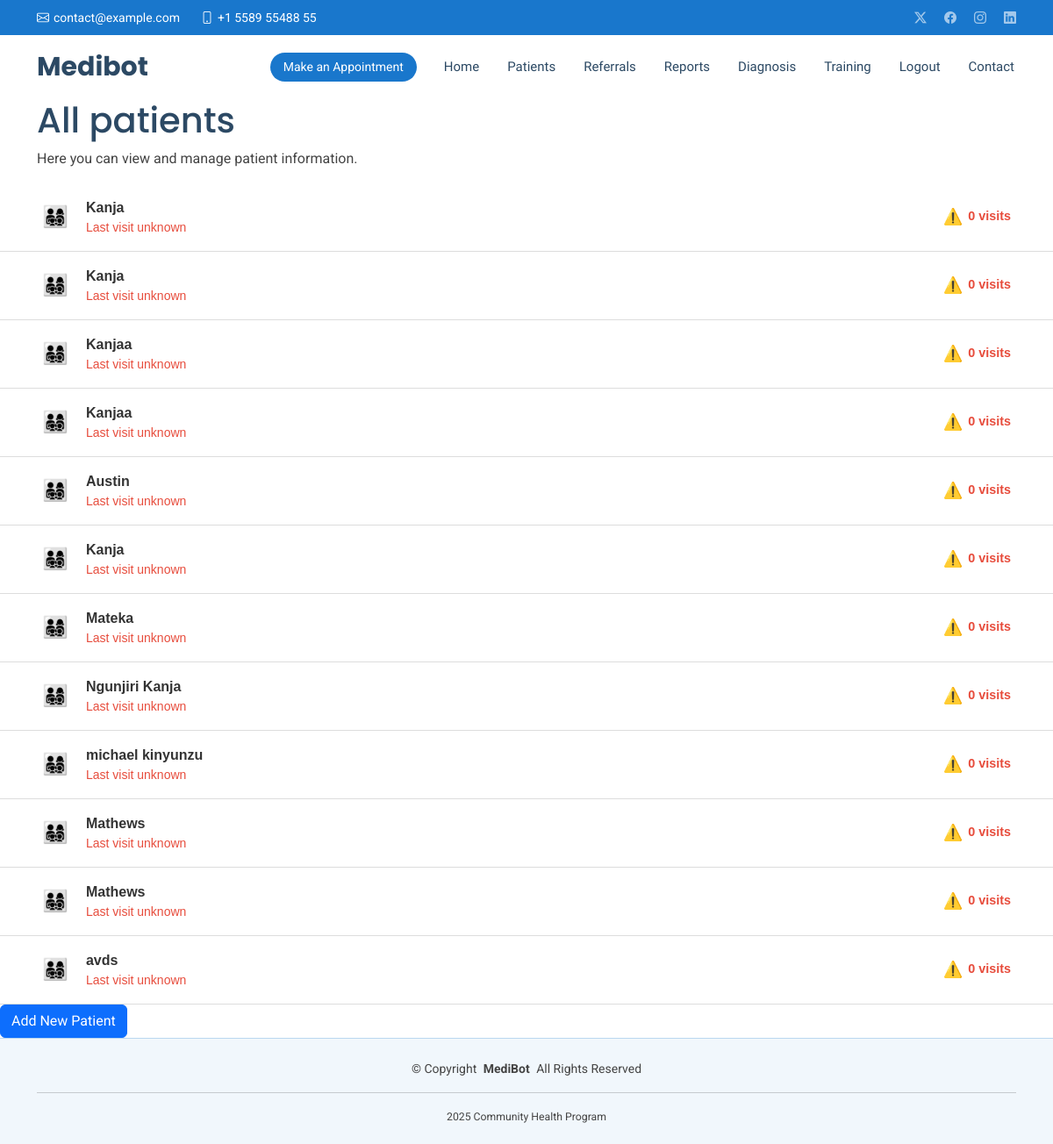
Page /all_patients/ (signed in) on the earlier database version.
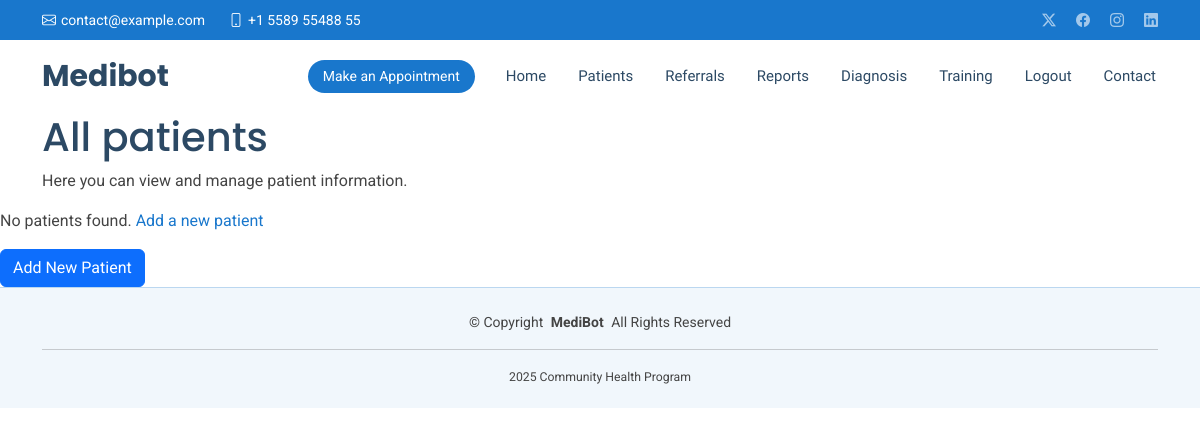
Same page on the later database version.
### patients/models.py (models this page shows, shortened)
class Patient(models.Model):
    GENDER_CHOICES = [
        ('M', 'Male'),
        ('F', 'Female'),
        ('O', 'Other'),
    ]
    full_name = models.CharField(max_length=100, blank=False)
    date_of_birth = models.DateField(null=False)
    gender = models.CharField(max_length=1, choices=GENDER_CHOICES, blank=False)
    phone_number = models.CharField(max_length=15, blank=False)
    village = models.CharField(max_length=100, blank=False)
    created_at = models.DateTimeField(auto_now_add=True)
    updated_at = models.DateTimeField(auto_now=True)

### patients/views.py (the view)
# urls.py: path('all_patients/', views.all_patients, name='all_patients'),
def all_patients(request):
    patients = Patient.objects.all()
    return render(request, 'all_patients.html', {'patients': patients})

### patients/templates/all_patients.html
{% extends 'base.html' %}
{% block content %}
<div class="container">
    <h1>All patients</h1>
    <p>Here you can view and manage patient information.</p>
</div>
{% if patients %}
  {% for patient in patients %}
    <a href="{% url 'patient_detail' patient.id %}">
        <div class="patient-row">
          <div class="icon">👨‍👩‍👧‍👦</div>
          <div class="info">
            <div class="name">{{ patient.full_name }}</div>
            <div class="last-visit">Last visit unknown</div>
          </div>
          <div class="status">
            <span class="alert-icon">⚠️</span>
            <span class="visits">0 visits</span>
          </div>
        </div>
    </a>
  {% endfor %}
{% else %}
  <p>No patients found. <a href="{% url 'new_patient' %}">Add a new patient</a></p>
{% endif %}
<div>
  <a href="{% url 'new_patient' %}">
        <button class="btn btn-primary">Add New Patient</button>
  </a>
</div>
{% endblock %}

### patients/templates/base.html (shortened to what this page needs)
{% load static %}
<!DOCTYPE html>
<html lang="en">
<head>
  <link href="../../static/assets/vendor/bootstrap/css/bootstrap.min.css" rel="stylesheet">
  <link href="../../static/assets/vendor/bootstrap-icons/bootstrap-icons.css" rel="stylesheet">
  <link href="../../static/assets/vendor/aos/aos.css" rel="stylesheet">
  <link href="../../static/assets/vendor/fontawesome-free/css/all.min.css" rel="stylesheet">
  <link href="../../static/assets/vendor/glightbox/css/glightbox.min.css" rel="stylesheet">
  <link href="../../static/assets/vendor/swiper/swiper-bundle.min.css" rel="stylesheet">
  <link href="../../static/assets/css/main.css" rel="stylesheet">
  <link href="../../static/assets/css/styles.css"  rel="stylesheet" >
</head>
<body class="index-page">
  <header id="header" class="header sticky-top">
    <div class="topbar d-flex align-items-center">
      <div class="container d-flex justify-content-center justify-content-md-between">
        <div class="contact-info d-flex align-items-center">
          <i class="bi bi-envelope d-flex align-items-center"><a href="mailto:contact@example.com">contact@example.com</a></i>
          <i class="bi bi-phone d-flex align-items-center ms-4"><span>+1 5589 55488 55</span></i>
        </div>
        <div class="social-links d-none d-md-flex align-items-center">
          <a href="#" class="twitter"><i class="bi bi-twitter-x"></i></a>
          <a href="#" class="facebook"><i class="bi bi-facebook"></i></a>
          <a href="#" class="instagram"><i class="bi bi-instagram"></i></a>
          <a href="#" class="linkedin"><i class="bi bi-linkedin"></i></a>
        </div>
      </div>
    </div>
    <div class="branding d-flex align-items-center">
      <div class="container position-relative d-flex align-items-center justify-content-between">
        <a href="index.html" class="logo d-flex align-items-center me-auto">
          <h1 class="sitename">Medibot</h1>
        </a>
        <nav id="navmenu" class="navmenu">
          <ul>
            <li><a href="{% url 'index' %}">Home<br></a></li>
            <li><a href="{% url 'all_patients' %}">Patients</a></li>
            <li><a href="{% url 'all_referrals' %}">Referrals</a></li>
            <li><a href="#">Reports</a></li>
            <li><a href="#">Diagnosis</a></li>
            <li><a href="{% url 'training' %}">Training</a></li>
            {% if user.is_authenticated %}
            <li><a href="{% url 'logout' %}">Logout</a></li>
            {% else %}
            <li><a href="{% url 'login' %}">Login</a></li>
            <li><a href="{% url 'signup' %}">Sign Up</a></li>
            {% endif %}
            <li><a href="#contact">Contact</a></li>
          </ul>
        </nav>
        <a class="cta-btn d-none d-sm-block" href="#appointment">Make an Appointment</a>
      </div>
    </div>
  </header>
{% block content %}
{% endblock %}
  <footer id="footer" class="footer light-background">
    <div class="container text-center mt-4">
      <p>© <span>Copyright</span> <strong class="px-1 sitename">MediBot</strong> <span>All Rights Reserved</span></p>
      <hr>
      <small>2025 Community Health Program</small>
    </div>
<br>
  </footer>
</body>
</html>

### static/assets/css/main.css (style rules this page uses)
:root { --default-font: "Roboto", system-ui, -apple-system, "Segoe UI", Roboto, "Helvetica Neue", Arial, "Noto Sans", "Liberation Sans", sans-serif, "Apple Color Emoji", "Segoe UI Emoji", "Segoe UI Symbol", "Noto Color Emoji"; --heading-font: "Poppins", sans-serif; --nav-font: "Raleway", sans-serif; }
:root { --background-color: #ffffff; --default-color: #444444; --heading-color: #2c4964; --accent-color: #1977cc; --surface-color: #ffffff; --contrast-color: #ffffff; }
:root { --nav-color: #2c4964; --nav-hover-color: #1977cc; --nav-mobile-background-color: #ffffff; --nav-dropdown-background-color: #ffffff; --nav-dropdown-color: #2c4964; --nav-dropdown-hover-color: #1977cc; }
.light-background { --background-color: #f1f7fc; --surface-color: #ffffff; }
:root { scroll-behavior: smooth; }
body { color: var(--default-color); background-color: var(--background-color); font-family: var(--default-font); }
a { color: var(--accent-color); text-decoration: none; transition: 0.3s; }
h1, h2, h3, h4, h5, h6 { color: var(--heading-color); font-family: var(--heading-font); }
.header { color: var(--default-color); transition: all 0.5s; z-index: 997; background-color: var(--background-color); }
.header .topbar { background-color: var(--accent-color); height: 40px; padding: 0; font-size: 14px; transition: all 0.5s; }
.header .topbar .contact-info i { font-style: normal; color: var(--contrast-color); }
.header .topbar .contact-info i a, .header .topbar .contact-info i span { padding-left: 5px; color: var(--contrast-color); }
.header .topbar .contact-info i a { line-height: 0; transition: 0.3s; }
.header .topbar .social-links a { color: color-mix(in srgb, var(--contrast-color), transparent 40%); line-height: 0; transition: 0.3s; margin-left: 20px; }
.header .branding { min-height: 60px; padding: 10px 0; }
.header .logo { line-height: 1; }
.header .logo h1 { font-size: 30px; margin: 0; font-weight: 700; color: var(--heading-color); }
.header .cta-btn, .header .cta-btn:focus { color: var(--contrast-color); background: var(--accent-color); font-size: 14px; padding: 8px 25px; margin: 0 0 0 30px; border-radius: 50px; transition: 0.3s; }
@media (max-width: 1200px) { .header .logo { order: 1; } }
@media (max-width: 1200px) { .header .cta-btn { order: 2; margin: 0 15px 0 0; padding: 6px 15px; } }
@media (max-width: 1200px) { .header .navmenu { order: 3; } }
@media (min-width: 1200px) { .navmenu { padding: 0; } }
@media (min-width: 1200px) { .navmenu ul { margin: 0; padding: 0; display: flex; list-style: none; align-items: center; } }
@media (min-width: 1200px) { .navmenu li { position: relative; } }
@media (min-width: 1200px) { .navmenu>ul>li { white-space: nowrap; padding: 15px 14px; } }
@media (min-width: 1200px) { .navmenu>ul>li:last-child { padding-right: 0; } }
@media (min-width: 1200px) { .navmenu a, .navmenu a:focus { color: var(--nav-color); font-size: 15px; padding: 0 2px; font-family: var(--nav-font); font-weight: 400; display: flex; align-items: center; justify-content: space-between; white-space: nowrap; transition: 0.3s; position: relative; } }
@media (min-width: 1200px) { .navmenu>ul>li>a:before { content: ""; position: absolute; width: 100%; height: 2px; bottom: -6px; left: 0; background-color: var(--nav-hover-color); visibility: hidden; width: 0px; transition: all 0.3s ease-in-out 0s; } }
.footer { color: var(--default-color); background-color: var(--background-color); border-top: 1px solid color-mix(in srgb, var(--accent-color), transparent 75%); font-size: 14px; position: relative; }

Differences in the rows shown:
removed Patient: full_name "Kanja"
removed Patient: full_name "Kanja"
removed Patient: full_name "Kanjaa"
removed Patient: full_name "Kanjaa"
removed Patient: full_name "Austin"
removed Patient: full_name "Kanja"
removed Patient: full_name "Mateka"
removed Patient: full_name "Ngunjiri Kanja"
removed Patient: full_name "michael kinyunzu"
removed Patient: full_name "Mathews"
removed Patient: full_name "Mathews"
removed Patient: full_name "avds"
Other differences:
text now shown: "No patients found. Add a new patient"
